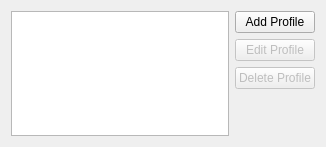
<ui version="4.0" >
 <class>ManageProfileWidget</class>
 <widget class="QWidget" name="ManageProfileWidget" >
  <property name="geometry" >
   <rect>
    <x>0</x>
    <y>0</y>
    <width>326</width>
    <height>147</height>
   </rect>
  </property>
  <layout class="QVBoxLayout" name="verticalLayout" >
   <item>
    <layout class="QGridLayout" name="mainLayout" >
     <item row="0" column="1" >
      <layout class="QVBoxLayout" name="m_buttonLayout" >
       <item>
        <widget class="QPushButton" name="m_addProfileButton" >
         <property name="text" >
          <string>Add Profile</string>
         </property>
        </widget>
       </item>
       <item>
        <widget class="QPushButton" name="m_editProfileButton" >
         <property name="enabled" >
          <bool>false</bool>
         </property>
         <property name="text" >
          <string>Edit Profile</string>
         </property>
        </widget>
       </item>
       <item>
        <widget class="QPushButton" name="m_deleteProfileButton" >
         <property name="enabled" >
          <bool>false</bool>
         </property>
         <property name="text" >
          <string>Delete Profile</string>
         </property>
        </widget>
       </item>
       <item>
        <spacer name="verticalSpacer" >
         <property name="orientation" >
          <enum>Qt::Vertical</enum>
         </property>
         <property name="sizeHint" stdset="0" >
          <size>
           <width>20</width>
           <height>40</height>
          </size>
         </property>
        </spacer>
       </item>
      </layout>
     </item>
     <item row="0" column="0" >
      <widget class="QListView" name="m_profileView" >
       <property name="minimumSize" >
        <size>
         <width>200</width>
         <height>0</height>
        </size>
       </property>
      </widget>
     </item>
    </layout>
   </item>
  </layout>
 </widget>
 <resources/>
 <connections/>
</ui>
